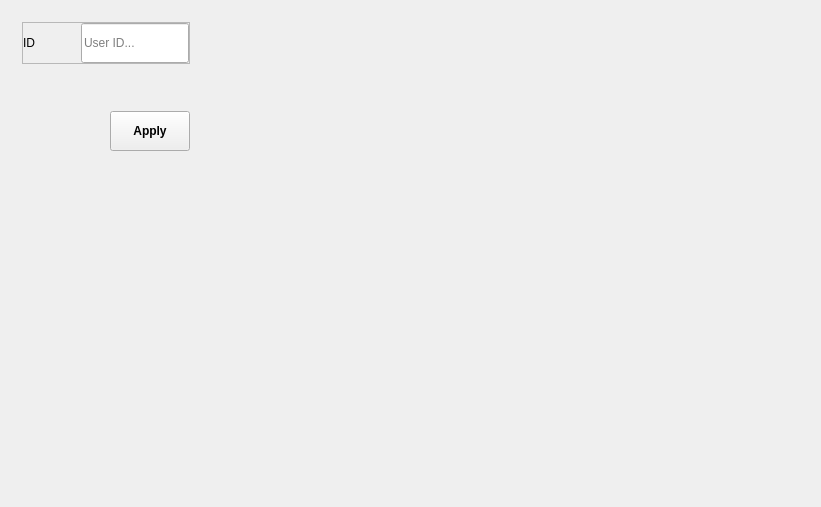
             <widget class="QWidget" name="tab_user">
              <attribute name="icon">
               <iconset resource="ressources.qrc">
                <normaloff>:/icons/icons/user_b.png</normaloff>:/icons/icons/user_b.png</iconset>
              </attribute>
              <attribute name="title">
               <string>User</string>
              </attribute>
              <layout class="QGridLayout" name="gridLayout">
               <item row="0" column="0">
                <widget class="QFrame" name="frame_user_options">
                 <property name="styleSheet">
                  <string notr="true"/>
                 </property>
                 <property name="frameShape">
                  <enum>QFrame::NoFrame</enum>
                 </property>
                 <property name="frameShadow">
                  <enum>QFrame::Raised</enum>
                 </property>
                 <layout class="QVBoxLayout" name="verticalLayout_9">
                  <property name="spacing">
                   <number>7</number>
                  </property>
                  <property name="leftMargin">
                   <number>11</number>
                  </property>
                  <property name="topMargin">
                   <number>11</number>
                  </property>
                  <property name="rightMargin">
                   <number>11</number>
                  </property>
                  <property name="bottomMargin">
                   <number>11</number>
                  </property>
                  <item>
                   <widget class="QFrame" name="frame_distance_chip_lense_4">
                    <property name="minimumSize">
                     <size>
                      <width>0</width>
                      <height>30</height>
                     </size>
                    </property>
                    <property name="maximumSize">
                     <size>
                      <width>16777215</width>
                      <height>60</height>
                     </size>
                    </property>
                    <property name="frameShape">
                     <enum>QFrame::StyledPanel</enum>
                    </property>
                    <property name="frameShadow">
                     <enum>QFrame::Raised</enum>
                    </property>
                    <layout class="QHBoxLayout" name="horizontalLayout_32">
                     <property name="leftMargin">
                      <number>0</number>
                     </property>
                     <property name="topMargin">
                      <number>0</number>
                     </property>
                     <property name="rightMargin">
                      <number>0</number>
                     </property>
                     <property name="bottomMargin">
                      <number>0</number>
                     </property>
                     <item>
                      <widget class="QLabel" name="label_distance_chip_lense_4">
                       <property name="text">
                        <string>ID</string>
                       </property>
                      </widget>
                     </item>
                     <item>
                      <spacer name="horizontalSpacer_38">
                       <property name="orientation">
                        <enum>Qt::Horizontal</enum>
                       </property>
                       <property name="sizeHint" stdset="0">
                        <size>
                         <width>40</width>
                         <height>20</height>
                        </size>
                       </property>
                      </spacer>
                     </item>
                     <item>
                      <widget class="QLineEdit" name="lineEdit_user_id">
                       <property name="sizePolicy">
                        <sizepolicy hsizetype="Expanding" vsizetype="Expanding">
                         <horstretch>0</horstretch>
                         <verstretch>0</verstretch>
                        </sizepolicy>
                       </property>
                       <property name="minimumSize">
                        <size>
                         <width>0</width>
                         <height>40</height>
                        </size>
                       </property>
                       <property name="maximumSize">
                        <size>
                         <width>16777215</width>
                         <height>40</height>
                        </size>
                       </property>
                       <property name="toolTip">
                        <string>Enter your user ID (first letter of first name + first letter of last name)</string>
                       </property>
                       <property name="styleSheet">
                        <string notr="true"/>
                       </property>
                       <property name="inputMask">
                        <string/>
                       </property>
                       <property name="text">
                        <string/>
                       </property>
                       <property name="maxLength">
                        <number>3</number>
                       </property>
                       <property name="echoMode">
                        <enum>QLineEdit::Normal</enum>
                       </property>
                       <property name="cursorPosition">
                        <number>0</number>
                       </property>
                       <property name="readOnly">
                        <bool>false</bool>
                       </property>
                       <property name="placeholderText">
                        <string>User ID...</string>
                       </property>
                      </widget>
                     </item>
                    </layout>
                   </widget>
                  </item>
                  <item>
                   <spacer name="verticalSpacer_9">
                    <property name="orientation">
                     <enum>Qt::Vertical</enum>
                    </property>
                    <property name="sizeHint" stdset="0">
                     <size>
                      <width>20</width>
                      <height>40</height>
                     </size>
                    </property>
                   </spacer>
                  </item>
                  <item>
                   <widget class="QFrame" name="frame_apply_user">
                    <property name="minimumSize">
                     <size>
                      <width>0</width>
                      <height>30</height>
                     </size>
                    </property>
                    <property name="maximumSize">
                     <size>
                      <width>16777215</width>
                      <height>60</height>
                     </size>
                    </property>
                    <property name="frameShape">
                     <enum>QFrame::NoFrame</enum>
                    </property>
                    <property name="frameShadow">
                     <enum>QFrame::Raised</enum>
                    </property>
                    <layout class="QHBoxLayout" name="horizontalLayout_33">
                     <property name="leftMargin">
                      <number>0</number>
                     </property>
                     <property name="topMargin">
                      <number>0</number>
                     </property>
                     <property name="rightMargin">
                      <number>0</number>
                     </property>
                     <property name="bottomMargin">
                      <number>0</number>
                     </property>
                     <item>
                      <spacer name="horizontalSpacer_39">
                       <property name="orientation">
                        <enum>Qt::Horizontal</enum>
                       </property>
                       <property name="sizeHint" stdset="0">
                        <size>
                         <width>40</width>
                         <height>20</height>
                        </size>
                       </property>
                      </spacer>
                     </item>
                     <item>
                      <widget class="QPushButton" name="btn_apply_user">
                       <property name="minimumSize">
                        <size>
                         <width>70</width>
                         <height>40</height>
                        </size>
                       </property>
                       <property name="styleSheet">
                        <string notr="true">font:bold;</string>
                       </property>
                       <property name="text">
                        <string>Apply</string>
                       </property>
                      </widget>
                     </item>
                    </layout>
                   </widget>
                  </item>
                 </layout>
                </widget>
               </item>
               <item row="0" column="1">
                <spacer name="horizontalSpacer_35">
                 <property name="orientation">
                  <enum>Qt::Horizontal</enum>
                 </property>
                 <property name="sizeHint" stdset="0">
                  <size>
                   <width>609</width>
                   <height>20</height>
                  </size>
                 </property>
                </spacer>
               </item>
               <item row="1" column="0">
                <spacer name="verticalSpacer_8">
                 <property name="orientation">
                  <enum>Qt::Vertical</enum>
                 </property>
                 <property name="sizeHint" stdset="0">
                  <size>
                   <width>20</width>
                   <height>334</height>
                  </size>
                 </property>
                </spacer>
               </item>
              </layout>
             </widget>
